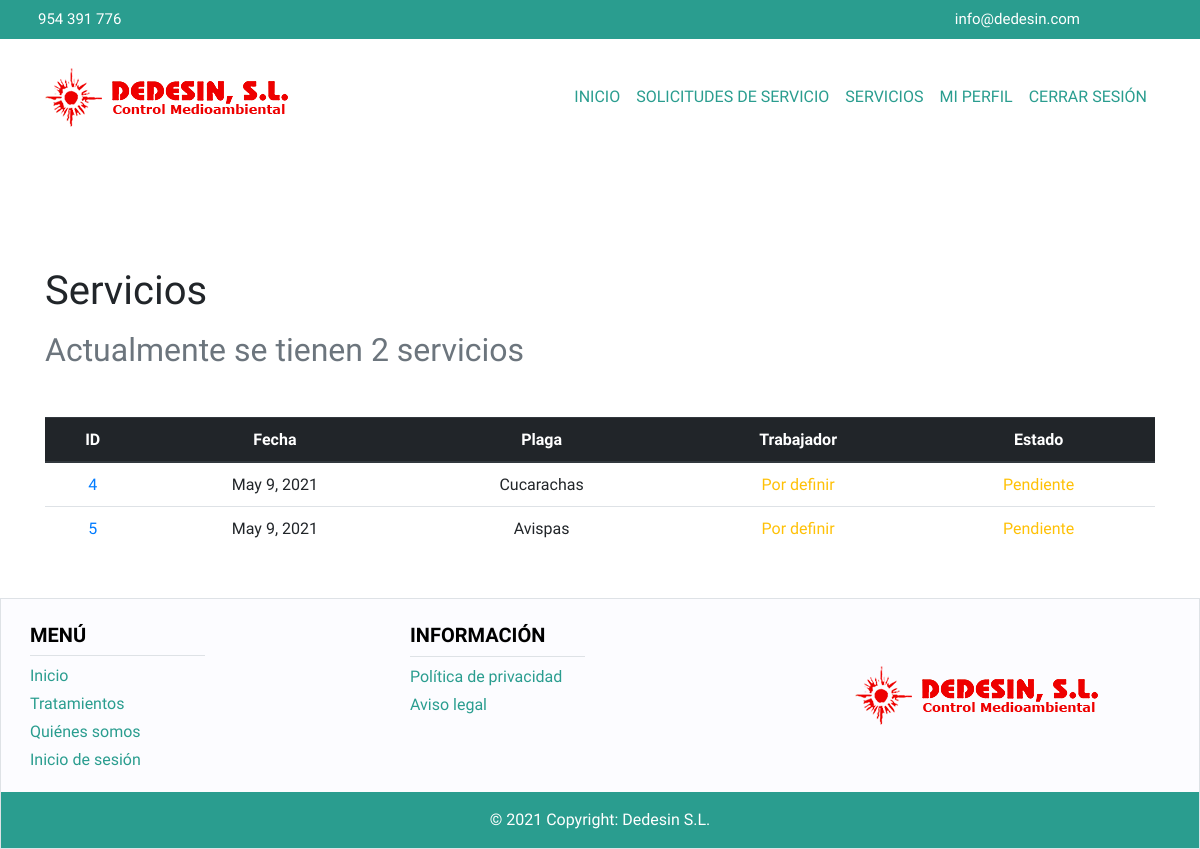
The app's page /cliente/servicio/ (signed in) with its own data.
### main/models.py (models this page shows, shortened)
class Servicio(models.Model):
    estado = models.CharField(choices=ESTADO_SERVICIO, default='pendiente', max_length=9)
    observaciones = models.TextField()
    solicitudServicio = models.OneToOneField(SolicitudServicio, on_delete=models.CASCADE)
    trabajador = models.ForeignKey(Trabajador, on_delete=models.CASCADE, default=None, null=True)
    factura = models.OneToOneField(Factura, on_delete=models.CASCADE, default=None, null=True)

class SolicitudServicio(models.Model):
    estado = models.CharField(choices=ESTADO_SOLICITUD, default='pendiente', max_length=9)
    fecha = models.DateField(default=None, null=True)
    observaciones = models.TextField()
    tratamiento = models.ForeignKey(Tratamiento, on_delete=models.CASCADE, default=None, null=True)
    plaga = models.ForeignKey(Plaga, on_delete=models.CASCADE)
    usuario = models.ForeignKey(User, on_delete=models.CASCADE)

class Plaga(models.Model):
    nombre = models.CharField(max_length=60)

### main/cliente/views.py (the view)
# urls.py: path('servicio/', views.list_servicios_cliente),
@login_required
def list_servicios_cliente(request):
    if esCliente(request):
        usuario = User.objects.filter(username=request.user.username)[0]
        solicitudes = SolicitudServicio.objects.filter(usuario=usuario)
        servicios = []
        for solicitud in solicitudes:
            servicio = Servicio.objects.filter(solicitudServicio=solicitud)
            if servicio:
                servicios.append(servicio[0])
        if servicios:
            return render(request, 'servicioCliente.html', {'servicios': servicios, 'num_servicios': len(servicios)})
        else:
            return render(request, 'servicioCliente.html')
    else:
        return redirect('/errorPermiso')

### main/cliente/views.py (called while the page is built)
def esCliente(request):
    try:
        persona = Persona.objects.filter(usuario=request.user)[0]
        cliente = Cliente.objects.filter(persona=persona)[0]
        return cliente
    except:
        return None

### main/cliente/templates/servicioCliente.html
{% extends 'headerCliente.html' %} {% block contenido %} {% if num_servicios %}
<div class="container mb-5">
  <strong><h1 style="margin-top: 10%">Servicios</h1></strong>
  <h2 class="text-muted mt-3 mb-5">
    Actualmente se tienen {{num_servicios}} servicios
  </h2>
  <table class="table text-center">
    <thead class="thead-dark">
      <tr>
        <th scope="col">ID</th>
        <th scope="col">Fecha</th>
        <th scope="col">Plaga</th>
        <th scope="col">Trabajador</th>
        <th scope="col">Estado</th>
      </tr>
    </thead>
    <tbody>
      {% for servicio in servicios %}
      <tr>
        <td>
          <a class="text-decoration-none" href="show/{{servicio.id}}"
            >{{servicio.id}}</a
          >
        </td>
        <td>{{servicio.solicitudServicio.fecha}}</td>
        <td>{{servicio.solicitudServicio.plaga.nombre}}</td>
        {% if servicio.trabajador %}
        <td>
          {{servicio.trabajador.persona.nombre}}
          {{servicio.trabajador.persona.apellidos}}
        </td>
        {% else %}
        <td class="text-warning">Por definir</td>
        {% endif %} {% if servicio.estado.title == "Realizado" %}
        <td class="text-success">{{servicio.estado.title}}</td>
        {% else %}
        <td class="text-warning">{{servicio.estado.title}}</td>
        {% endif %}
      </tr>
      {% endfor %}
    </tbody>
  </table>
</div>
{% else %}
<div class="container mb-5">
  <strong><h1 style="margin-top: 10%">Servicios</h1></strong>
  <h2 class="text-muted mt-3 mb-5">Actualmente no se tiene ningun servicio.</h2>
</div>
{% endif %} {% endblock %}

### main/static/main/index.css (style rules this page uses)
body { font-family: "Ubuntu", sans-serif; }

### records on screen
Servicio: id "4", solicitudServicio.fecha "May 9, 2021", solicitudServicio.plaga.nombre "Cucarachas", shows "Por definir", estado "Pendiente"
Servicio: id "5", solicitudServicio.fecha "May 9, 2021", solicitudServicio.plaga.nombre "Avispas", shows "Por definir", estado "Pendiente"

### other values on screen
{{ num_servicios }} "2"
